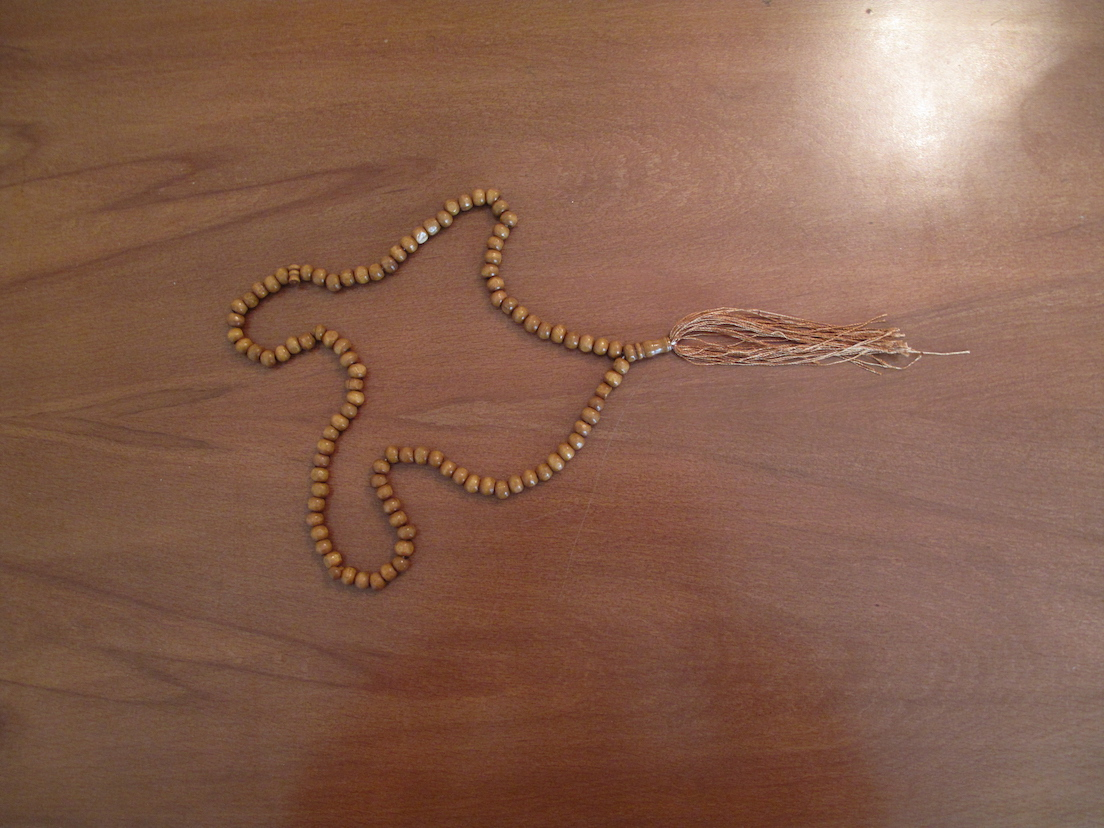
%> input picture Image Processing/HW4/tasbih.jpg, 1104 x 828 px
$ octave --eval "HW4_Q6;"   (GNU Octave 9; MATLAB toolbox functions it lacks are replaced by stand-ins)
%> lines starting %> are read from the running program, lines starting %| are printed output that depends on the picture
function HW4_Q6()
    I=imread('/Users/user/Desktop/HW4/tasbih.jpg');
%> I is the input picture: size 828x1104x3 uint8; mean R, G, B 134.8, 96.5, 78.3
    imshow(I);
    N=36;
    k=1:N;
    Y=fix(550+350*cos((k/18)*pi));
    X=fix(400+350*sin((k/18)*pi));
    %I(X(1,:),Y(1,:),:)=0;
    %imshow(I);
    %scatter(X,Y,40,ones(1,36),'filled');
    %%%%%%%%%%%%%%%%%%%%%%%%%%%%%%%%%%%%%%%%%%%%
    n = 30;
    x = -n:n;
    y = -n:n;
    o = ones(1,2*n+1);
    D2 = o' * x;
    D1 = y' * o;
    sigma1 = 7;
    sigma2 = 10;
    G1 = D1.*( (1/sqrt(2*pi*sigma1^6))*(exp(-(D1.^2)/(2*sigma1*sigma1))) );
    G2 = (1/sqrt(2*pi*sigma2^2))*(exp(-(D2.^2)/(2*sigma2*sigma2)));
    F = G1.*G2;
    R=sqrt((conv2(double(I(:,:,1)),double(F))).^2+(conv2(double(I(:,:,2)),double(F))).^2+(conv2(double(I(:,:,3)),double(F))).^2);
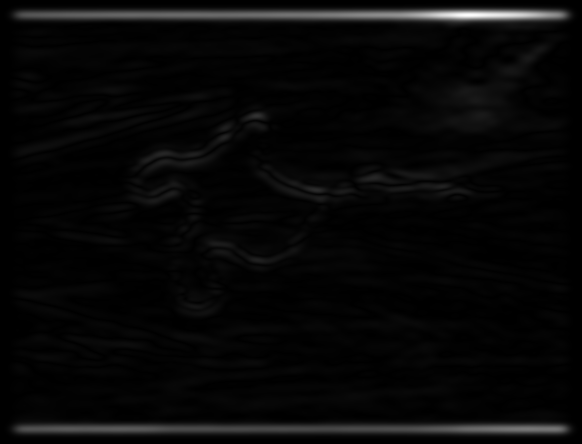
%> R: size 888x1164 double (shown at 1/2 size); min 1.86e-07, max 22.48, mean 0.7; drawn with min black and max white
    R1=R(n+1:size(I,1)+n,n+1:size(I,2)+n);
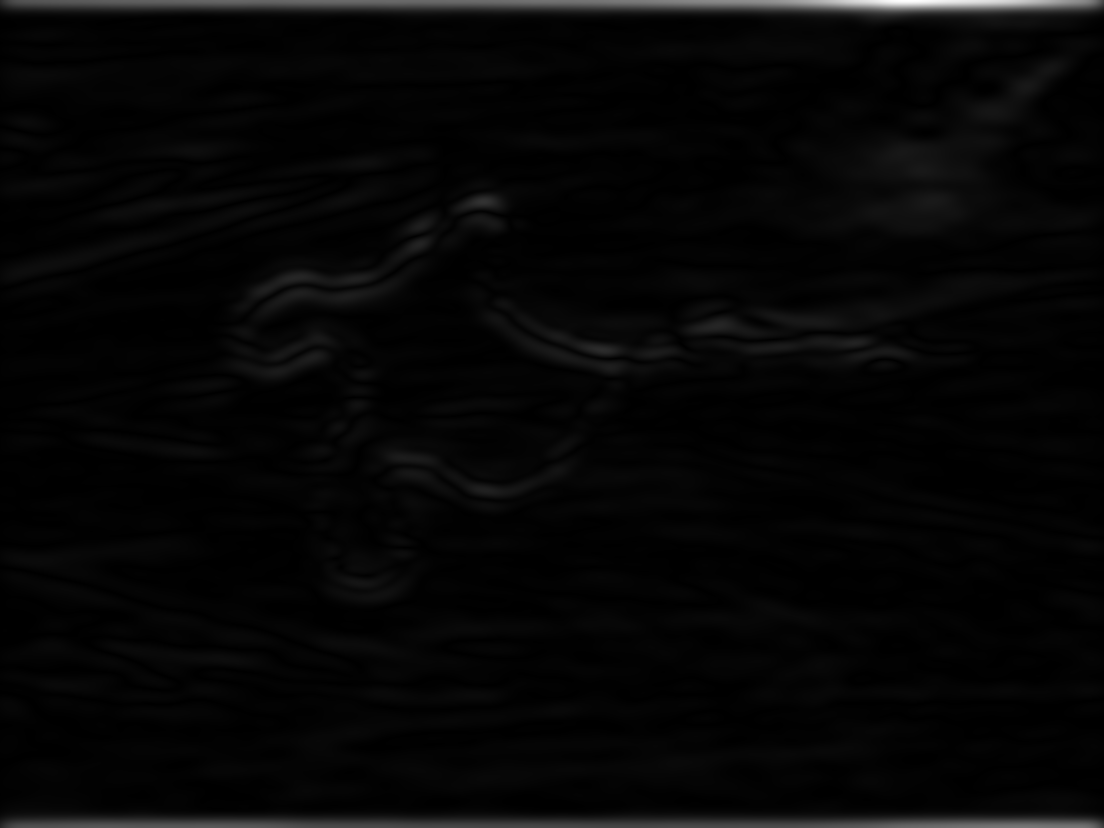
%> R1: size 828x1104 double; min 0.00228, max 22.48, mean 0.6; drawn with min black and max white
    FF=F';
    R=sqrt((conv2(double(I(:,:,1)),double(FF))).^2+(conv2(double(I(:,:,2)),double(FF))).^2+(conv2(double(I(:,:,3)),double(FF))).^2);
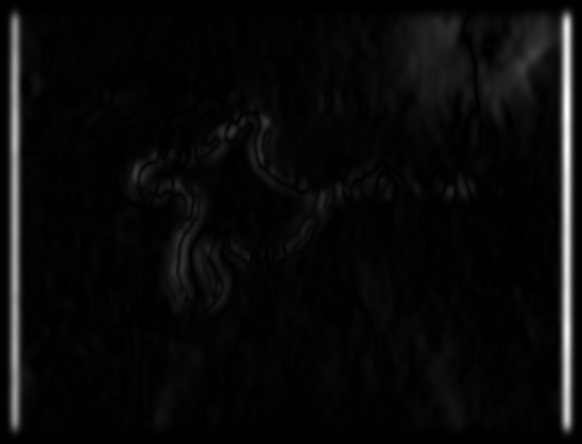
%> R: size 888x1164 double (shown at 1/2 size); min 1.86e-07, max 13.13, mean 0.523; drawn with min black and max white
    R2=R(n+1:size(I,1)+n,n+1:size(I,2)+n);
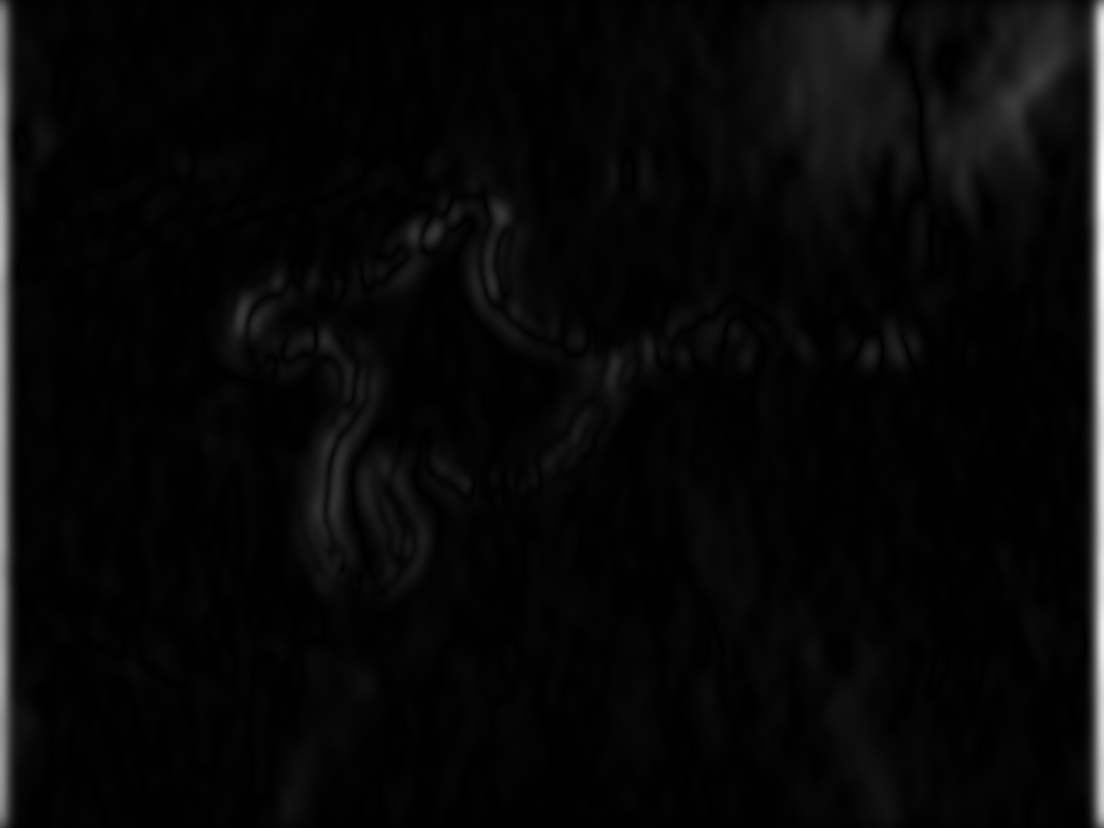
%> R2: size 828x1104 double; min 0.001, max 13.13, mean 0.428; drawn with min black and max white
    %subplot(1,2,1); imagesc(R1); subplot(1,2,2); imagesc(R2);
    %%%%%%%%%%%%%%%%%%%%%%%%%%%%%%%%%%%%%%%%%%%%
    Eext=0;
    for k=1:N
        Eext=Eext-(R1(X(k),Y(k))^2 + R2(X(k),Y(k))^2);
    end
%> this loop made 36 passes
%> Eext on passes 1 to 12: -0.0523, -0.107, -0.187, -0.708, -1.02, -1.05, -1.06, -1.37, -1.57, -1.67, -1.82, -2
%> (the run ends here)
